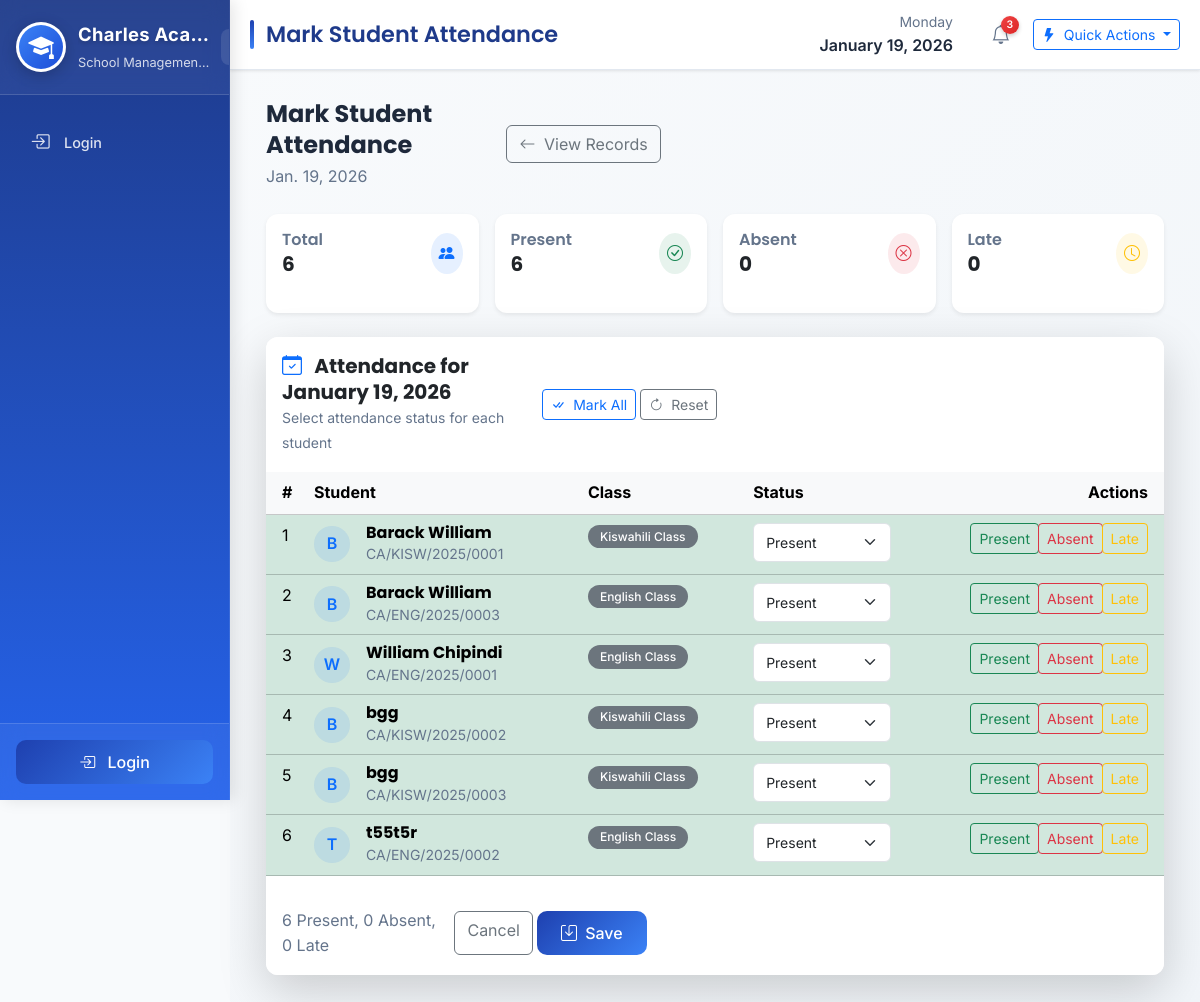
The page /attendance/students/mark/ on the database its author committed.
### students/models.py (models this page shows, shortened)
class Student(models.Model):
    STATUS_CHOICES = (
        ('ACTIVE', 'Active'),
        ('GRADUATED', 'Graduated'),
        ('TRANSFERRED', 'Transferred'),
    )
    user = models.OneToOneField(settings.AUTH_USER_MODEL, on_delete=models.CASCADE, null=True, blank=True)
    full_name = models.CharField(max_length=200)
    email = models.EmailField(unique=True, blank=True, null=True)  # ✅ New email field
    photo = models.ImageField(upload_to='students/', blank=True)
    classroom = models.ForeignKey(ClassRoom, on_delete=models.SET_NULL, null=True)
    admission_year = models.PositiveIntegerField(default=timezone.now().year)
    registration_number = models.CharField(max_length=50, unique=True)
    status = models.CharField(max_length=20, choices=STATUS_CHOICES, default='ACTIVE')
    documents = models.FileField(upload_to='documents/', blank=True)
    class Meta:
        verbose_name = "Student"
        verbose_name_plural = "Students"
        ordering = ['full_name']

### classes/models.py (models this page shows)
class ClassRoom(models.Model):
    name = models.CharField(max_length=100)
    code = models.CharField(max_length=10)
    fee = models.PositiveIntegerField(default=30000)

### attendance/views.py (the view, shortened to what this page needs)
# urls.py: path('students/mark/', views.mark_student_attendance, name='mark_student_attendance'),
def mark_student_attendance(request):
    students = Student.objects.all()
    today = timezone.now().date()
    return render(request, 'attendance/mark_student_attendance.html', {
        'students': students,
        'today': today
    })

### templates/attendance/mark_student_attendance.html (shortened to what this page needs)
{% extends 'base.html' %}
{% block page_title %}Mark Student Attendance{% endblock %}
{% block content %}
<div class="container-fluid px-0 px-sm-2">
    <div class="d-flex flex-column flex-sm-row justify-content-between align-items-start align-items-sm-center mb-3 mb-sm-4 gap-2">
        <div class="flex-grow-1">
            <h1 class="fw-bold mb-1 fs-4 fs-md-3">Mark Student Attendance</h1>
            <p class="text-muted mb-0 fs-6">{{ today }}</p>
        </div>
        <div class="w-100 w-sm-auto">
            <a href="{% url 'attendance:student_attendance_list' %}" class="btn btn-outline-secondary d-block d-sm-inline-block">
                <i class="bi bi-arrow-left me-1"></i> <span>View Records</span>
            </a>
        </div>
    </div>
    <div class="row row-cols-2 row-cols-sm-4 g-2 g-sm-3 mb-3 mb-sm-4">
        <div class="col">
            <div class="card border-0 shadow-sm h-100">
                <div class="card-body p-2 p-sm-3">
                    <div class="d-flex justify-content-between align-items-center">
                        <div class="me-2">
                            <h6 class="text-muted mb-0 fs-7">Total</h6>
                            <h3 class="fw-bold mb-0 fs-5">{{ students|length }}</h3>
                        </div>
                        <div class="icon-wrapper bg-primary bg-opacity-10 rounded-circle p-1 p-sm-2">
                            <i class="bi bi-people-fill text-primary fs-6"></i>
                        </div>
                    </div>
                </div>
            </div>
        </div>
        <div class="col">
            <div class="card border-0 shadow-sm h-100">
                <div class="card-body p-2 p-sm-3">
                    <div class="d-flex justify-content-between align-items-center">
                        <div class="me-2">
                            <h6 class="text-muted mb-0 fs-7">Present</h6>
                            <h3 class="fw-bold mb-0 fs-5" id="presentCount">0</h3>
                        </div>
                        <div class="icon-wrapper bg-success bg-opacity-10 rounded-circle p-1 p-sm-2">
                            <i class="bi bi-check-circle text-success fs-6"></i>
                        </div>
                    </div>
                </div>
            </div>
        </div>
        <div class="col">
            <div class="card border-0 shadow-sm h-100">
                <div class="card-body p-2 p-sm-3">
                    <div class="d-flex justify-content-between align-items-center">
                        <div class="me-2">
                            <h6 class="text-muted mb-0 fs-7">Absent</h6>
                            <h3 class="fw-bold mb-0 fs-5" id="absentCount">0</h3>
                        </div>
                        <div class="icon-wrapper bg-danger bg-opacity-10 rounded-circle p-1 p-sm-2">
                            <i class="bi bi-x-circle text-danger fs-6"></i>
                        </div>
                    </div>
                </div>
            </div>
        </div>
        <div class="col">
            <div class="card border-0 shadow-sm h-100">
                <div class="card-body p-2 p-sm-3">
                    <div class="d-flex justify-content-between align-items-center">
                        <div class="me-2">
                            <h6 class="text-muted mb-0 fs-7">Late</h6>
                            <h3 class="fw-bold mb-0 fs-5" id="lateCount">0</h3>
                        </div>
                        <div class="icon-wrapper bg-warning bg-opacity-10 rounded-circle p-1 p-sm-2">
                            <i class="bi bi-clock text-warning fs-6"></i>
                        </div>
                    </div>
                </div>
            </div>
        </div>
    </div>
    <div class="card border-0 shadow-lg overflow-hidden">
        <div class="card-header bg-white border-0 py-2 py-sm-3">
            <div class="d-flex flex-column flex-sm-row justify-content-between align-items-start align-items-sm-center gap-2">
                <div class="flex-grow-1">
                    <h5 class="mb-0 fw-bold fs-5">
                        <i class="bi bi-calendar-check text-primary me-1 me-sm-2"></i>
                        <span>Attendance for {{ today|date:"F d, Y" }}</span>
                    </h5>
                    <small class="text-muted fs-7">Select attendance status for each student</small>
                </div>
                <div class="d-flex flex-wrap gap-1 w-100 w-sm-auto mt-1 mt-sm-0">
                    <button type="button" class="btn btn-outline-primary btn-sm flex-grow-1 flex-sm-grow-0" id="markAllPresent">
                        <i class="bi bi-check-all me-1"></i> <span class="d-none d-sm-inline">Mark All</span>
                    </button>
                    <button type="button" class="btn btn-outline-secondary btn-sm flex-grow-1 flex-sm-grow-0" id="resetAll">
                        <i class="bi bi-arrow-clockwise me-1"></i> <span class="d-none d-sm-inline">Reset</span>
                    </button>
                </div>
            </div>
        </div>
        <form method="POST" id="attendanceForm">
            <div class="card-body p-0">
                <div class="table-responsive">
                    <table class="table table-hover mb-0">
                        <thead class="table-light">
                            <tr>
                                <th class="ps-2 ps-sm-3" style="width: 40px;">#</th>
                                <th>Student</th>
                                <th class="d-none d-md-table-cell">Class</th>
                                <th style="min-width: 100px;">Status</th>
                                <th class="text-end pe-2 pe-sm-3" style="min-width: 120px;">Actions</th>
                            </tr>
                        </thead>
                        <tbody>
                            {% for student in students %}
                            <tr class="attendance-row" data-student-id="{{ student.id }}">
                                <td class="ps-2 ps-sm-3">{{ forloop.counter }}</td>
                                <td>
                                    <div class="d-flex align-items-center">
                                        <div class="avatar bg-primary bg-opacity-10 text-primary rounded-circle d-flex align-items-center justify-content-center me-2 me-sm-3 flex-shrink-0"
                                             style="width: 36px; height: 36px;">
                                            {{ student.full_name|slice:":1"|upper }}
                                        </div>
                                        <div class="min-w-0">
                                            <h6 class="mb-0 fw-bold fs-6 text-truncate">{{ student.full_name }}</h6>
                                            <small class="text-muted fs-7 d-block text-truncate">{{ student.registration_number }}</small>
                                        </div>
                                    </div>
                                </td>
                                <td class="d-none d-md-table-cell">
                                    <span class="badge bg-secondary">{{ student.classroom.name|default:"N/A" }}</span>
                                </td>
                                <td>
                                    <div class="status-selector">
                                        <select name="student_{{ student.id }}"
                                                class="form-select status-select py-1 py-sm-2"
                                                style="min-width: 100px; font-size: 0.875rem;">
                                            <option value="PRESENT" selected>Present</option>
                                        </select>
                                    </div>
                                </td>
                                <td class="text-end pe-2 pe-sm-3">
                                    <div class="btn-group btn-group-sm" role="group">
                                        <button type="button" class="btn btn-outline-success set-present px-1 px-sm-2"
                                                data-id="{{ student.id }}" title="Mark Present">
                                            <span class="d-none d-sm-inline">Present</span>
                                        </button>
                                        <button type="button" class="btn btn-outline-danger set-absent px-1 px-sm-2"
                                                data-id="{{ student.id }}" title="Mark Absent">
                                            <span class="d-none d-sm-inline">Absent</span>
                                        </button>
                                        <button type="button" class="btn btn-outline-warning set-late px-1 px-sm-2"
                                                data-id="{{ student.id }}" title="Mark Late">
                                            <span class="d-none d-sm-inline">Late</span>
                                        </button>
                                    </div>
                                </td>
                            </tr>
                            {% endfor %}
                        </tbody>
                    </table>
                </div>
            </div>
            <div class="card-footer bg-white border-0 py-2 py-sm-3">
                <div class="d-flex flex-column flex-sm-row justify-content-between align-items-center gap-2">
                    <div class="order-2 order-sm-1 mt-1 mt-sm-0">
                        <span class="text-muted fs-7">
                            <span id="statsText">0 Present, 0 Absent, 0 Late</span>
                        </span>
                    </div>
                    <div class="order-1 order-sm-2 d-flex flex-wrap gap-1 w-100 w-sm-auto">
                        <a href="{% url 'attendance:student_attendance_list' %}"
                           class="btn btn-outline-secondary flex-grow-1 flex-sm-grow-0">
                            Cancel
                        </a>
                        <button type="submit" class="btn btn-primary px-3 px-sm-4 flex-grow-1 flex-sm-grow-0">
                            <i class="bi bi-save me-1"></i> Save
                        </button>
                    </div>
                </div>
            </div>
        </form>
    </div>
</div>
{% endblock %}

### templates/base.html (style rules this page uses)
:root { --primary-color: #1e40af; --primary-light: #3b82f6; --primary-dark: #1e3a8a; --secondary-color: #2563eb; --accent-color: #60a5fa; --sidebar-blue: #1e3a8a; --sidebar-gradient: linear-gradient(180deg, #1e3a8a 0%, #2563eb 100%); --sidebar-hover: rgba(255, 255, 255, 0.15); --light-bg: #f8fafc; --dark-text: #1e293b; --light-text: #64748b; --success-color: #10b981; --warning-color: #f59e0b; --danger-color: #ef4444; --sidebar-width: 280px; --sidebar-collapsed: 80px; --header-height: 70px; --shadow-sm: 0 1px 3px rgba(0,0,0,0.1); --shadow-md: 0 4px 6px -1px rgba(0,0,0,0.1); --shadow-lg: 0 10px 15px -3px rgba(0,0,0,0.1); --border-radius: 12px; --transition: all 0.3s cubic-bezier(0.4, 0, 0.2, 1); --mobile-breakpoint: 992px; }
* { margin: 0; padding: 0; box-sizing: border-box; }
html { font-size: 16px; -webkit-text-size-adjust: 100%; text-size-adjust: 100%; scroll-behavior: smooth; }
body { font-family: 'Inter', sans-serif; background-color: var(--light-bg); color: var(--dark-text); line-height: 1.6; overflow-x: hidden; min-height: 100vh; -webkit-font-smoothing: antialiased; -moz-osx-font-smoothing: grayscale; }
h1, h2, h3, h4, h5, h6 { font-family: 'Poppins', sans-serif; font-weight: 600; line-height: 1.3; }
.card { border: none; border-radius: var(--border-radius); box-shadow: var(--shadow-sm); transition: var(--transition); margin-bottom: 1.25rem; background: white; overflow: hidden; }
.btn-primary { background: linear-gradient(135deg, var(--primary-color) 0%, var(--primary-light) 100%); border: none; padding: 0.625rem 1.5rem; border-radius: 10px; font-weight: 500; transition: var(--transition); min-height: 44px; min-width: 44px; }
.badge { padding: 0.35rem 0.75rem; font-weight: 500; border-radius: 20px; }
.text-muted { color: var(--light-text) !important; }
.table-responsive { overflow-x: auto; -webkit-overflow-scrolling: touch; margin-bottom: 1rem; }

### templates/attendance/mark_student_attendance.html (style rules this page uses)
.min-w-0 { min-width: 0; }
.avatar { font-weight: 600; }
.status-select { cursor: pointer; transition: all 0.2s; }
.btn-group .btn { border-radius: 0.25rem !important; }
.status-select option[value="PRESENT"] { color: #198754; }

### rows shown on the page
Student: full_name "B", full_name "Barack William", registration_number "CA/KISW/2025/0001", classroom.name "Kiswahili Class", id "Present"
Student: full_name "B", full_name "Barack William", registration_number "CA/ENG/2025/0003", classroom.name "English Class", id "Present"
Student: full_name "W", full_name "William Chipindi", registration_number "CA/ENG/2025/0001", classroom.name "English Class", id "Present"
Student: full_name "B", full_name "bgg", registration_number "CA/KISW/2025/0002", classroom.name "Kiswahili Class", id "Present"
Student: full_name "B", full_name "bgg", registration_number "CA/KISW/2025/0003", classroom.name "Kiswahili Class", id "Present"
Student: full_name "T", full_name "t55t5r", registration_number "CA/ENG/2025/0002", classroom.name "English Class", id "Present"

### other values the page prints
{{ students|length }} "6"
